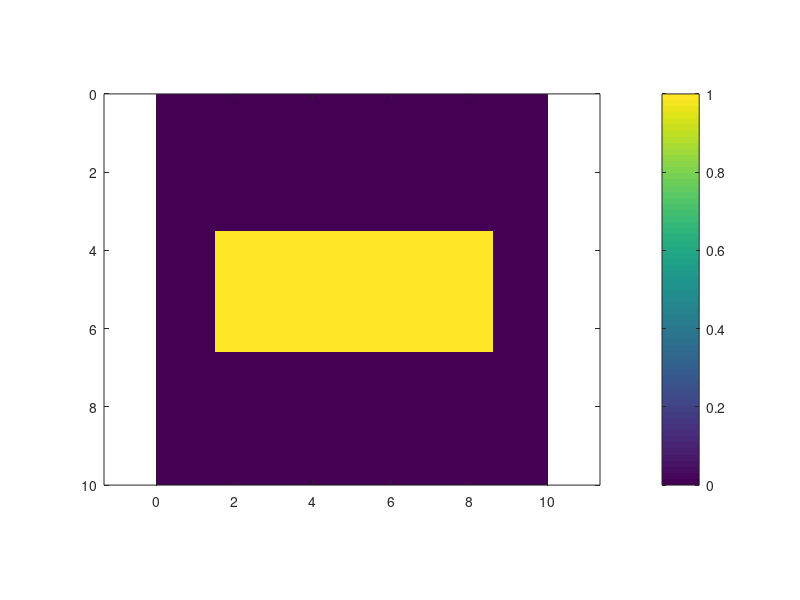

Source code (MATLAB):
% Topic 3 Numerical Analysis of TX Lines - Lecture 2.3 - Rectangles and
% Centering Algorithm

%%%%%%%%%%%%%%%%%%%%%%%%%%%%%%%%%%%%%%%%%%%%%%%
%% Initialize Matlab
%%%%%%%%%%%%%%%%%%%%%%%%%%%%%%%%%%%%%%%%%%%%%%%

close all;
clc;
clear all; % Apparently MATLAB advices against using clear all for simply clearing variables

%%%%%%%%%%%%%%%%%%%%%%%%%%%%%%%%%%%%%%%%%%%%%%%
%% Dashboard
%%%%%%%%%%%%%%%%%%%%%%%%%%%%%%%%%%%%%%%%%%%%%%%

% Grid Parameters
Sx = 10;
Sy = 10;
Nx = 100;
Ny = round((Nx/Sx)*Sy);

% Rectangle Parameters
wx = 7;
wy = 3;

%%%%%%%%%%%%%%%%%%%%%%%%%%%%%%%%%%%%%%%%%%%%%%%
%% Calculate a Grid
%%%%%%%%%%%%%%%%%%%%%%%%%%%%%%%%%%%%%%%%%%%%%%%

% Grid Axes
dx = Sx/Nx;
xa = (0.5:Nx-0.5)*dx;
dy = Sy/Ny;
ya = (0.5:Ny-0.5)*dy;

%%%%%%%%%%%%%%%%%%%%%%%%%%%%%%%%%%%%%%%%%%%%%%%
%% Build a Rectangle
%%%%%%%%%%%%%%%%%%%%%%%%%%%%%%%%%%%%%%%%%%%%%%%

% Initialize
A = zeros(Nx,Ny);

% Dimensions of rectangle
nx = round(wx/dx);
ny = round(wy/dy);

% Co-ordinates of edges
nx1 = 1 + round((Nx - nx)/2); % Starting co-ordinate - x
nx2 = nx1 + nx;               % Ending co-ordinate - x
ny1 = 1 + round((Ny - ny)/2);
ny2 = ny1 + ny;

% Incorporate
A(nx1:nx2, ny1:ny2) = 1;

%%%%%%%%%%%%%%%%%%%%%%%%%%%%%%%%%%%%%%%%%%%%%%%
%% Draw the rectangle
%%%%%%%%%%%%%%%%%%%%%%%%%%%%%%%%%%%%%%%%%%%%%%%

imagesc(xa, ya, A.');
axis equal tight;
colorbar;
